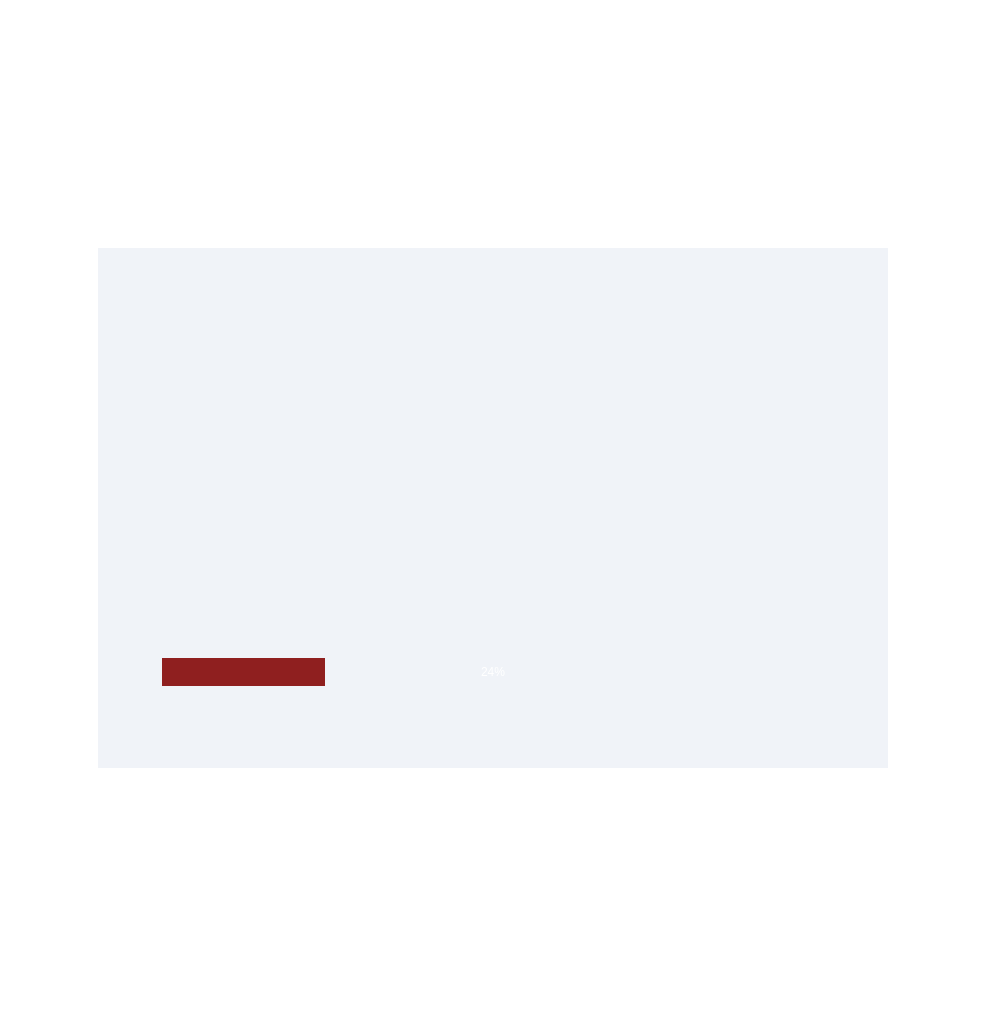
<?xml version="1.0" encoding="UTF-8"?>
<ui version="4.0">
 <class>SplashScreen</class>
 <widget class="QDialog" name="SplashScreen">
  <property name="windowModality">
   <enum>Qt::NonModal</enum>
  </property>
  <property name="geometry">
   <rect>
    <x>0</x>
    <y>0</y>
    <width>986</width>
    <height>1015</height>
   </rect>
  </property>
  <property name="windowTitle">
   <string>Dialog</string>
  </property>
  <property name="windowOpacity">
   <double>1.000000000000000</double>
  </property>
  <property name="autoFillBackground">
   <bool>false</bool>
  </property>
  <property name="styleSheet">
   <string notr="true">QDialog{background-color:rgb(255, 255, 255, 255);}</string>
  </property>
  <layout class="QGridLayout" name="gridLayout">
   <property name="leftMargin">
    <number>0</number>
   </property>
   <property name="topMargin">
    <number>0</number>
   </property>
   <property name="rightMargin">
    <number>0</number>
   </property>
   <property name="bottomMargin">
    <number>0</number>
   </property>
   <property name="spacing">
    <number>0</number>
   </property>
   <item row="2" column="1">
    <spacer name="verticalSpacer">
     <property name="orientation">
      <enum>Qt::Vertical</enum>
     </property>
     <property name="sizeHint" stdset="0">
      <size>
       <width>20</width>
       <height>40</height>
      </size>
     </property>
    </spacer>
   </item>
   <item row="0" column="1">
    <spacer name="verticalSpacer_2">
     <property name="orientation">
      <enum>Qt::Vertical</enum>
     </property>
     <property name="sizeHint" stdset="0">
      <size>
       <width>20</width>
       <height>40</height>
      </size>
     </property>
    </spacer>
   </item>
   <item row="1" column="0">
    <spacer name="horizontalSpacer">
     <property name="orientation">
      <enum>Qt::Horizontal</enum>
     </property>
     <property name="sizeHint" stdset="0">
      <size>
       <width>40</width>
       <height>20</height>
      </size>
     </property>
    </spacer>
   </item>
   <item row="1" column="1">
    <widget class="QWidget" name="verticalWidget" native="true">
     <property name="minimumSize">
      <size>
       <width>790</width>
       <height>520</height>
      </size>
     </property>
     <property name="maximumSize">
      <size>
       <width>790</width>
       <height>520</height>
      </size>
     </property>
     <property name="autoFillBackground">
      <bool>false</bool>
     </property>
     <property name="styleSheet">
      <string notr="true">background-color:#f0f3f8;</string>
     </property>
     <layout class="QVBoxLayout" name="verticalLayout">
      <property name="spacing">
       <number>28</number>
      </property>
      <property name="leftMargin">
       <number>0</number>
      </property>
      <property name="topMargin">
       <number>30</number>
      </property>
      <property name="rightMargin">
       <number>0</number>
      </property>
      <property name="bottomMargin">
       <number>30</number>
      </property>
      <item>
       <spacer name="verticalSpacer_3">
        <property name="orientation">
         <enum>Qt::Vertical</enum>
        </property>
        <property name="sizeHint" stdset="0">
         <size>
          <width>20</width>
          <height>40</height>
         </size>
        </property>
       </spacer>
      </item>
      <item>
       <widget class="QLabel" name="label">
        <property name="minimumSize">
         <size>
          <width>0</width>
          <height>300</height>
         </size>
        </property>
        <property name="maximumSize">
         <size>
          <width>16777215</width>
          <height>300</height>
         </size>
        </property>
        <property name="styleSheet">
         <string notr="true">background-color:transparent;</string>
        </property>
        <property name="text">
         <string/>
        </property>
        <property name="textFormat">
         <enum>Qt::AutoText</enum>
        </property>
        <property name="pixmap">
         <pixmap resource="../res/icons.qrc">:/ui/icons/images/CNE_banner.png</pixmap>
        </property>
        <property name="scaledContents">
         <bool>false</bool>
        </property>
        <property name="alignment">
         <set>Qt::AlignCenter</set>
        </property>
       </widget>
      </item>
      <item>
       <layout class="QHBoxLayout" name="horizontalLayout">
        <property name="spacing">
         <number>0</number>
        </property>
        <property name="bottomMargin">
         <number>0</number>
        </property>
        <item>
         <widget class="QProgressBar" name="progressBar">
          <property name="minimumSize">
           <size>
            <width>698</width>
            <height>28</height>
           </size>
          </property>
          <property name="maximumSize">
           <size>
            <width>698</width>
            <height>28</height>
           </size>
          </property>
          <property name="layoutDirection">
           <enum>Qt::LeftToRight</enum>
          </property>
          <property name="styleSheet">
           <string notr="true">QProgressBar{ 
border: 0px solid grey;
border-radius: 5px;
background-color: transparent;
color: white;
text-align: center;
margin-left:18px;}
QProgressBar::chunk{
background-color: #8f1f1f;}</string>
          </property>
          <property name="value">
           <number>24</number>
          </property>
          <property name="alignment">
           <set>Qt::AlignCenter</set>
          </property>
         </widget>
        </item>
       </layout>
      </item>
      <item>
       <spacer name="verticalSpacer_4">
        <property name="orientation">
         <enum>Qt::Vertical</enum>
        </property>
        <property name="sizeHint" stdset="0">
         <size>
          <width>20</width>
          <height>40</height>
         </size>
        </property>
       </spacer>
      </item>
     </layout>
    </widget>
   </item>
   <item row="1" column="2">
    <spacer name="horizontalSpacer_2">
     <property name="orientation">
      <enum>Qt::Horizontal</enum>
     </property>
     <property name="sizeHint" stdset="0">
      <size>
       <width>40</width>
       <height>20</height>
      </size>
     </property>
    </spacer>
   </item>
  </layout>
 </widget>
 <resources>
  <include location="../res/icons.qrc"/>
 </resources>
 <connections/>
</ui>
